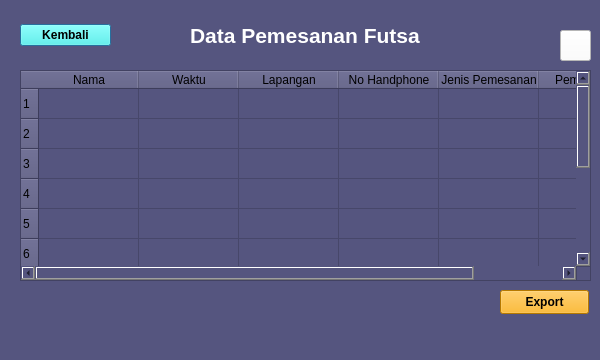
<?xml version="1.0" encoding="UTF-8"?>
<ui version="4.0">
 <class>Dialog2</class>
 <widget class="QDialog" name="Dialog2">
  <property name="geometry">
   <rect>
    <x>0</x>
    <y>0</y>
    <width>600</width>
    <height>360</height>
   </rect>
  </property>
  <property name="windowTitle">
   <string>Dialog</string>
  </property>
  <property name="styleSheet">
   <string notr="true">background-color: #55557f;</string>
  </property>
  <widget class="QLabel" name="label_2">
   <property name="geometry">
    <rect>
     <x>190</x>
     <y>20</y>
     <width>231</width>
     <height>30</height>
    </rect>
   </property>
   <property name="font">
    <font>
     <family>Segoe UI</family>
     <pointsize>16</pointsize>
     <weight>75</weight>
     <bold>true</bold>
    </font>
   </property>
   <property name="styleSheet">
    <string notr="true">color:white;</string>
   </property>
   <property name="text">
    <string>Data Pemesanan Futsal</string>
   </property>
  </widget>
  <widget class="QTableWidget" name="tableWidget">
   <property name="geometry">
    <rect>
     <x>20</x>
     <y>70</y>
     <width>571</width>
     <height>211</height>
    </rect>
   </property>
   <property name="gridStyle">
    <enum>Qt::SolidLine</enum>
   </property>
   <property name="rowCount">
    <number>10</number>
   </property>
   <property name="columnCount">
    <number>6</number>
   </property>
   <row/>
   <row/>
   <row/>
   <row/>
   <row/>
   <row/>
   <row/>
   <row/>
   <row/>
   <row/>
   <column>
    <property name="text">
     <string>Nama</string>
    </property>
   </column>
   <column>
    <property name="text">
     <string>Waktu</string>
    </property>
   </column>
   <column>
    <property name="text">
     <string>Lapangan</string>
    </property>
   </column>
   <column>
    <property name="text">
     <string>No Handphone</string>
    </property>
   </column>
   <column>
    <property name="text">
     <string>Jenis Pemesanan</string>
    </property>
   </column>
   <column>
    <property name="text">
     <string>Pembayaran</string>
    </property>
   </column>
  </widget>
  <widget class="QWidget" name="verticalLayoutWidget">
   <property name="geometry">
    <rect>
     <x>20</x>
     <y>20</y>
     <width>91</width>
     <height>31</height>
    </rect>
   </property>
   <layout class="QVBoxLayout" name="verticalLayout">
    <item>
     <widget class="QPushButton" name="kembali">
      <property name="font">
       <font>
        <weight>75</weight>
        <bold>true</bold>
       </font>
      </property>
      <property name="styleSheet">
       <string notr="true">background: #3dfff3;
</string>
      </property>
      <property name="text">
       <string>Kembali</string>
      </property>
      <property name="icon">
       <iconset>
        <normaloff>img/Mintb iOs/009-back-arrow.png</normaloff>img/Mintb iOs/009-back-arrow.png</iconset>
      </property>
     </widget>
    </item>
   </layout>
  </widget>
  <widget class="QPushButton" name="export_2">
   <property name="geometry">
    <rect>
     <x>500</x>
     <y>290</y>
     <width>89</width>
     <height>24</height>
    </rect>
   </property>
   <property name="font">
    <font>
     <weight>75</weight>
     <bold>true</bold>
    </font>
   </property>
   <property name="styleSheet">
    <string notr="true">background: #ffaa00;
</string>
   </property>
   <property name="text">
    <string>Export</string>
   </property>
   <property name="icon">
    <iconset>
     <normaloff>img/Mintb iOs/009-back-arrow.png</normaloff>img/Mintb iOs/009-back-arrow.png</iconset>
   </property>
  </widget>
  <widget class="QPushButton" name="btnRefresh">
   <property name="geometry">
    <rect>
     <x>560</x>
     <y>30</y>
     <width>31</width>
     <height>31</height>
    </rect>
   </property>
   <property name="styleSheet">
    <string notr="true">background:white;</string>
   </property>
   <property name="text">
    <string/>
   </property>
   <property name="icon">
    <iconset>
     <normaloff>img/Mintb iOs/012-reload.png</normaloff>img/Mintb iOs/012-reload.png</iconset>
   </property>
  </widget>
 </widget>
 <resources/>
 <connections/>
</ui>
